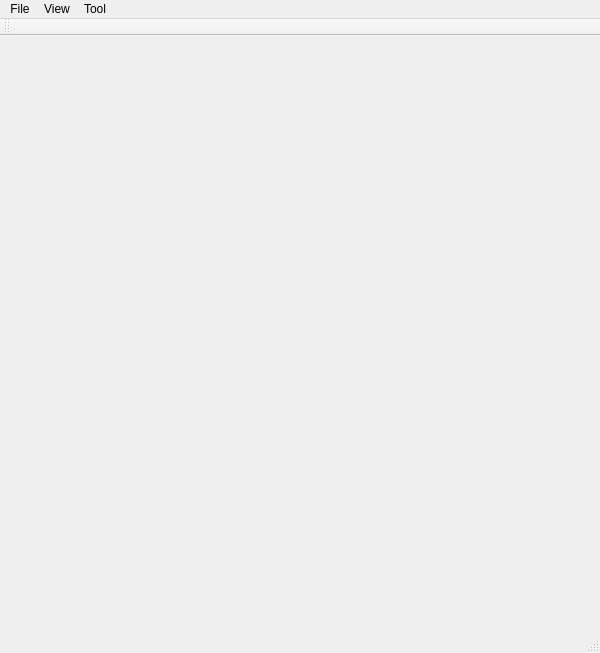
<?xml version="1.0" encoding="UTF-8"?>
<ui version="4.0">
 <class>MainWindowClass</class>
 <widget class="QMainWindow" name="MainWindowClass">
  <property name="geometry">
   <rect>
    <x>0</x>
    <y>0</y>
    <width>600</width>
    <height>653</height>
   </rect>
  </property>
  <property name="windowTitle">
   <string>MainWindow</string>
  </property>
  <widget class="QWidget" name="centralWidget"/>
  <widget class="QMenuBar" name="menuBar">
   <property name="geometry">
    <rect>
     <x>0</x>
     <y>0</y>
     <width>600</width>
     <height>21</height>
    </rect>
   </property>
   <widget class="QMenu" name="menuFile">
    <property name="title">
     <string>File</string>
    </property>
    <addaction name="actionOpenCGA"/>
    <addaction name="actionSaveGeometry"/>
    <addaction name="separator"/>
    <addaction name="actionExit"/>
   </widget>
   <widget class="QMenu" name="menuView">
    <property name="title">
     <string>View</string>
    </property>
    <addaction name="actionViewShadow"/>
    <addaction name="separator"/>
    <addaction name="actionViewBasicRendering"/>
    <addaction name="actionViewSSAO"/>
    <addaction name="actionViewLineRendering"/>
    <addaction name="actionViewHatching"/>
    <addaction name="actionViewSketchyRendering"/>
    <addaction name="separator"/>
    <addaction name="actionViewRefresh"/>
    <addaction name="separator"/>
    <addaction name="actionRotationStart"/>
    <addaction name="actionRotationEnd"/>
   </widget>
   <widget class="QMenu" name="menuTool">
    <property name="title">
     <string>Tool</string>
    </property>
    <addaction name="actionGenerateBuildingImages"/>
   </widget>
   <addaction name="menuFile"/>
   <addaction name="menuView"/>
   <addaction name="menuTool"/>
  </widget>
  <widget class="QToolBar" name="mainToolBar">
   <attribute name="toolBarArea">
    <enum>TopToolBarArea</enum>
   </attribute>
   <attribute name="toolBarBreak">
    <bool>false</bool>
   </attribute>
  </widget>
  <widget class="QStatusBar" name="statusBar"/>
  <action name="actionOpenCGA">
   <property name="text">
    <string>Open CGA</string>
   </property>
   <property name="shortcut">
    <string>Ctrl+O</string>
   </property>
  </action>
  <action name="actionExit">
   <property name="text">
    <string>Exit</string>
   </property>
  </action>
  <action name="actionViewShadow">
   <property name="checkable">
    <bool>true</bool>
   </property>
   <property name="text">
    <string>Shadow</string>
   </property>
  </action>
  <action name="actionViewBasicRendering">
   <property name="checkable">
    <bool>true</bool>
   </property>
   <property name="text">
    <string>Basic Rendering</string>
   </property>
  </action>
  <action name="actionViewSSAO">
   <property name="checkable">
    <bool>true</bool>
   </property>
   <property name="text">
    <string>SSAO</string>
   </property>
  </action>
  <action name="actionViewLineRendering">
   <property name="checkable">
    <bool>true</bool>
   </property>
   <property name="text">
    <string>Line Rendering</string>
   </property>
  </action>
  <action name="actionViewSketchyRendering">
   <property name="checkable">
    <bool>true</bool>
   </property>
   <property name="text">
    <string>Sketchy Rendering</string>
   </property>
  </action>
  <action name="actionViewRefresh">
   <property name="text">
    <string>Refresh</string>
   </property>
   <property name="shortcut">
    <string>F5</string>
   </property>
  </action>
  <action name="actionGenerateWindowImages">
   <property name="text">
    <string>Generate Window Images (256x256 color)</string>
   </property>
  </action>
  <action name="actionGenerateBuildingImages">
   <property name="text">
    <string>Generate Building Images</string>
   </property>
  </action>
  <action name="actionTest">
   <property name="text">
    <string>Test</string>
   </property>
  </action>
  <action name="actionGenerateSimpleShapeImages">
   <property name="text">
    <string>Generate Simple Shape Images</string>
   </property>
  </action>
  <action name="actionGenerateLedgeImages">
   <property name="text">
    <string>Generate Ledge Images (256x256 color)</string>
   </property>
  </action>
  <action name="actionGenerateRoofImages">
   <property name="text">
    <string>Generate Roof Images (256x256 color)</string>
   </property>
  </action>
  <action name="actionGenerateRoofImages2">
   <property name="text">
    <string>Generate Roof Images (128x128 grayscale)</string>
   </property>
  </action>
  <action name="actionGenerateWindowImages2">
   <property name="text">
    <string>Generate Window Images (128x128 grayscale)</string>
   </property>
  </action>
  <action name="actionGenerateLedgeImages2">
   <property name="text">
    <string>Generate Ledge Images (128x128 grayscale)</string>
   </property>
  </action>
  <action name="actionGenerateBuildingImages2">
   <property name="text">
    <string>Generate Building Images (128x128 grayscale)</string>
   </property>
  </action>
  <action name="actionViewHatching">
   <property name="checkable">
    <bool>true</bool>
   </property>
   <property name="text">
    <string>Hatching</string>
   </property>
  </action>
  <action name="actionRotationStart">
   <property name="text">
    <string>Rotation Start</string>
   </property>
  </action>
  <action name="actionRotationEnd">
   <property name="text">
    <string>Rotation End</string>
   </property>
  </action>
  <action name="actionSaveGeometry">
   <property name="text">
    <string>Save Geometry</string>
   </property>
   <property name="shortcut">
    <string>Ctrl+S</string>
   </property>
  </action>
 </widget>
 <layoutdefault spacing="6" margin="11"/>
 <resources>
  <include location="MainWindow.qrc"/>
 </resources>
 <connections/>
</ui>
